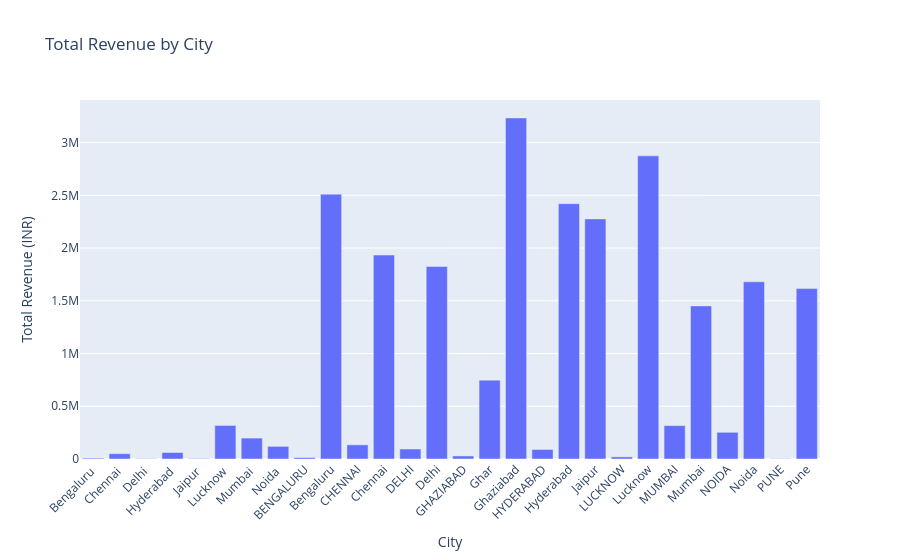

Notebook code for this chart:
### Code cell
#Bonus question
revenue_by_city = sales.groupby('City', as_index=False)['Total_Amount_INR'].sum()

fig = px.bar(
    revenue_by_city,
    x='City',
    y='Total_Amount_INR',
    title='Total Revenue by City',
    labels={
        'City': 'City',
        'Total_Amount_INR': 'Total Revenue (INR)'
    },
    hover_data={'Total_Amount_INR': ':,.2f'}
)

fig.update_layout(
    xaxis_title='City',
    yaxis_title='Total Revenue (INR)',
    xaxis_tickangle=-45
)

fig.show()

### Figure 1 — Plotly figure (JSON) as saved in the notebook; plotly's stock layout.template omitted (floating-point values rounded to 4 significant figures)
{"data": [{"hovertemplate": "City=%{x}<br>Total Revenue (INR)=%{y:,.2f}<extra></extra>", "legendgroup": "", "marker": {"color": "#636efa", "pattern": {"shape": ""}}, "name": "", "orientation": "v", "showlegend": false, "textposition": "auto", "type": "bar", "x": [" Bengaluru ", " Chennai ", " Delhi ", " Hyderabad ", " Jaipur ", " Lucknow ", " Mumbai ", " Noida ", "BENGALURU", "Bengaluru", "CHENNAI", "Chennai", "DELHI", "Delhi", "GHAZIABAD", "Ghar", "Ghaziabad", "HYDERABAD", "Hyderabad", "Jaipur", "LUCKNOW", "Lucknow", "MUMBAI", "Mumbai", "NOIDA", "Noida", "PUNE", "Pune"], "xaxis": "x", "y": [8280.0, 50300.0, 2835.0, 61200.0, 4590.0, 318300.0, 198300.0, 119600.0, 14000.0, 2511000.0, 134300.0, 1934000.0, 94650.0, 1825000.0, 28900.0, 747800.0, 3233000.0, 90190.0, 2421000.0, 2276000.0, 20120.0, 2875000.0, 316600.0, 1452000.0, 253000.0, 1680000.0, 2565.0, 1616000.0], "yaxis": "y"}], "layout": {"barmode": "relative", "legend": {"tracegroupgap": 0}, "title": {"text": "Total Revenue by City"}, "xaxis": {"anchor": "y", "domain": [0, 1], "tickangle": -45, "title": {"text": "City"}}, "yaxis": {"anchor": "x", "domain": [0, 1], "title": {"text": "Total Revenue (INR)"}}}}
